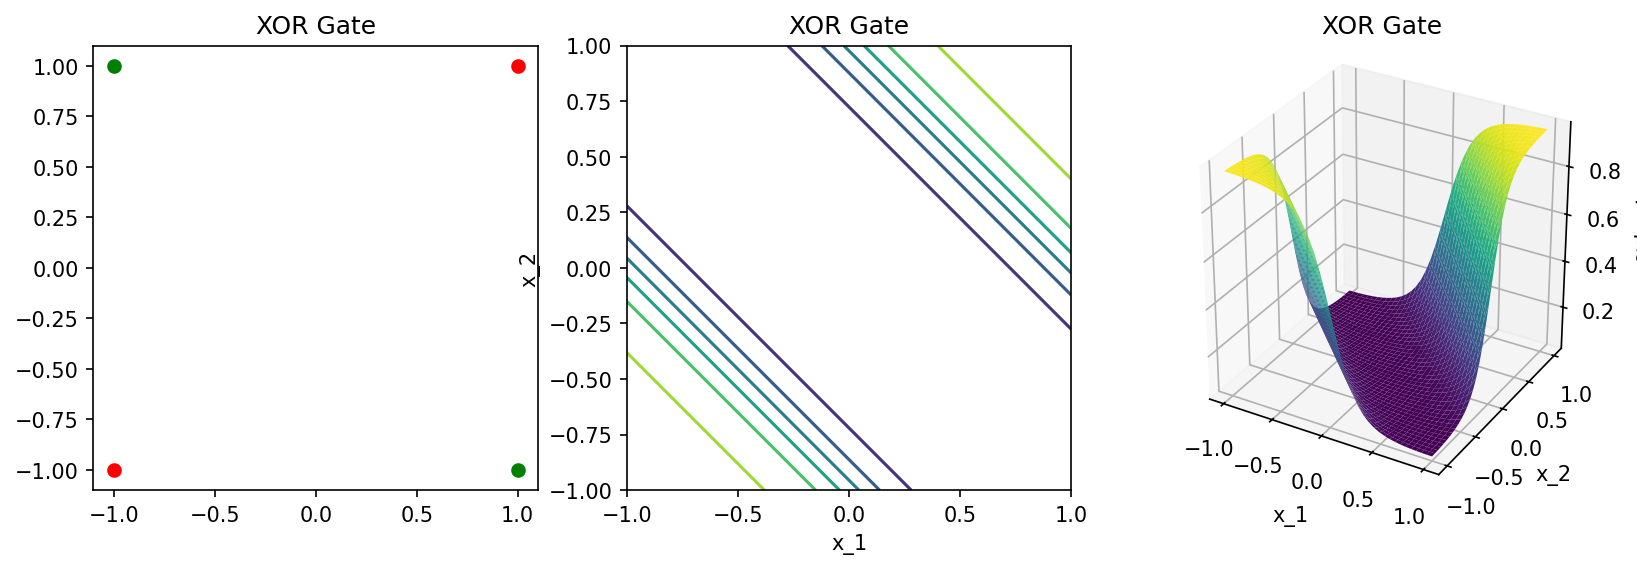

Recreate this plot in Python.
"""Figure 13.34 - XOR gate using neuralNet4e and DIP4e helpers."""

from __future__ import annotations

import os
import numpy as np
import matplotlib.pyplot as plt

from libDIP.neuralNet4e import neuralNet4e
from libDIP.moreTrainingPatterns4e import moreTrainingPatterns4e
from libDIP.patternShuffle4e import patternShuffle4e


print("Running Figure1334 (XOR with neuralNet4e)...")

# Parameters
HiddenSizes = 2
NRep = 100
NEpochs = 100
Correction = 0.02
NDisp = 40

# Data
Input = np.array([[1, -1, -1, 1], [1, -1, 1, -1]], dtype=float)
Target = np.array([[1, 1, 0, 0], [0, 0, 1, 1]], dtype=float)

# NN training (DIP4e)
Specs = {
    "Nodes": [2, 2, 2],
    "Activation": "sigmoid",
    "Mode": "train",
    # MATLAB-like indexing used by neuralNet4e: W[2], W[3], b[2], b[3]
    "W": [None, None, np.random.rand(HiddenSizes, 2), np.random.rand(2, HiddenSizes)],
    "b": [None, None, np.random.rand(HiddenSizes, 1), np.random.rand(2, 1)],
    "Correction": Correction,
}

Inputt = {"X": Input, "R": Target}
Inputt["X"], Inputt["R"] = moreTrainingPatterns4e(Inputt["X"], Inputt["R"], NRep)
Inputt["Epochs"] = NEpochs

MSE = []
for _ in range(5):
    Output = neuralNet4e(Inputt, Specs)
    Inputt["X"], Inputt["R"], order = patternShuffle4e(Inputt["X"], Inputt["R"], "random")
    Specs["W"] = Output["W"]
    Specs["b"] = Output["b"]
    MSE.extend(Output.get("MSE", []))

print(f"First layer weights = {Specs['W'][2]}")
print(f"Second layer weights = {Specs['W'][3]}")
print(f"First layer biases = {Specs['b'][2]}")
print(f"Second layer biases = {Specs['b'][3]}")

# NN test (DIP4e): output for 4 inputs
SpecsTest = {
    "Nodes": Specs["Nodes"],
    "Mode": "test",
    "Activation": "sigmoid",
    "W": Output["W"],
    "b": Output["b"],
}
InputTest = {"X": Input, "R": Target}
OutputTest = neuralNet4e(InputTest, SpecsTest)

print(f"Input = {Input}")
print(f"Output = {OutputTest['A'][3][0, :]}")
print(f"Recognition rate = {OutputTest['RecogRate']}")

# NN test (DIP4e): output on meshgrid
LesX = np.linspace(-1, 1, NDisp)
LesY = np.linspace(-1, 1, NDisp)
X, Y = np.meshgrid(LesX, LesY)

# MATLAB-equivalent vectorization uses column-major order.
MyInputTest = {
    "X": np.vstack((X.reshape(1, -1, order="F"), Y.reshape(1, -1, order="F")))
}
MyOutputTest = neuralNet4e(MyInputTest, SpecsTest)
Z = np.reshape(MyOutputTest["A"][3][0, :], (NDisp, NDisp), order="F")

# Display
fig = plt.figure(1, figsize=(13, 4.4))

ax1 = fig.add_subplot(1, 3, 1)
ax1.plot([-1, 1], [-1, 1], "or")
ax1.plot([-1, 1], [1, -1], "og")
ax1.set_box_aspect(1)
ax1.set_title("XOR Gate")

ax2 = fig.add_subplot(1, 3, 2)
ax2.contour(X, Y, Z)
ax2.set_xlabel("x_1")
ax2.set_ylabel("x_2")
ax2.set_box_aspect(1)
ax2.set_title("XOR Gate")

ax3 = fig.add_subplot(1, 3, 3, projection="3d")
ax3.plot_surface(X, Y, Z, cmap="viridis", edgecolor="none")
ax3.set_xlabel("x_1")
ax3.set_ylabel("x_2")
ax3.set_zlabel("output")
ax3.set_title("XOR Gate")
ax3.set_box_aspect((1, 1, 1))

out_path = os.path.join(os.path.dirname(__file__), "Figure1334.png")
fig.savefig(out_path, dpi=150, bbox_inches="tight")
print(f"Saved {out_path}")

plt.show()
